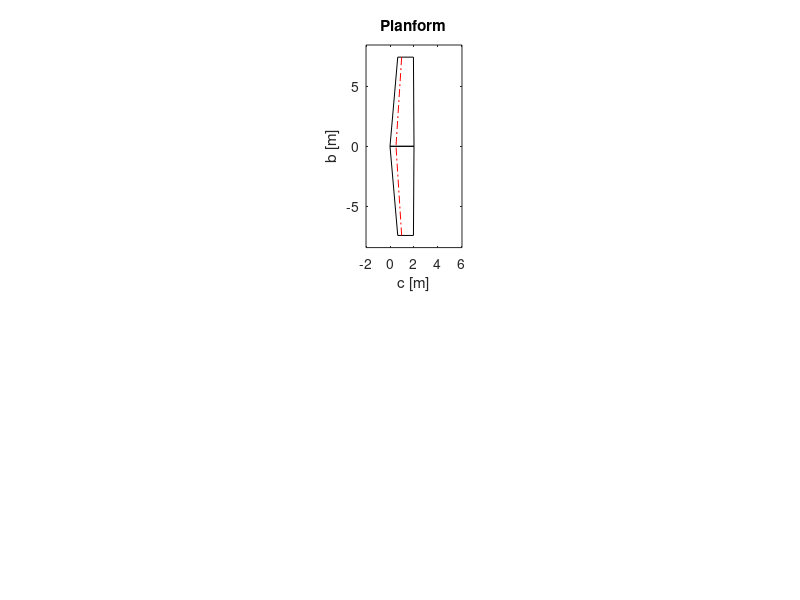

MATLAB code to generate this figure: (Note: this script raises an error after producing the figure.)
clear all
close all

% % % % % % % % % % % % % % % % % % % % % % % % % % % % % % % % % % % % % % % % % % % % % % 
%%%%%%%%%%%%%%%%%%%%%%%%%%%%%%%%%%%%%%%%%%%%%%%%%%%%%%%%%%%%%%%%%%%%%%%%%%%%%%%%%%%%%%%%%%%
% Experimental Wing Design                                                                %
%%%%%%%%%%%%%%%%%%%%%%%%%%%%%%%%%%%%%%%%%%%%%%%%%%%%%%%%%%%%%%%%%%%%%%%%%%%%%%%%%%%%%%%%%%%
% % % % % % % % % % % % % % % % % % % % % % % % % % % % % % % % % % % % % % % % % % % % % %
% Created by Jordan Nash                                                                  %
% % % % % % % % % % % % % % % % % % % % % % % % % % % % % % % % % % % % % % % % % % % % % %
%%%%%%%%%%%%%%%%%%%%%%%%%%%%%%%%%%%%%%%%%%%%%%%%%%%%%%%%%%%%%%%%%%%%%%%%%%%%%%%%%%%%%%%%%%%
% % % % % % % % % % % % % % % % % % % % % % % % % % % % % % % % % % % % % % % % % % % % % %
% This program is used to evaluate the infinite wing properties of the
% aircrafts wing by considering a user specified profile which is
% influenced by the thickness to chord ratio. It also evaluates the effect
% of flap deflection and determines the aircrafts finite wing properties.
% % % % % % % % % % % % % % % % % % % % % % % % % % % % % % % % % % % % % % % % % % % % % %
%
t_max = 0.12;
x_mc = 0.4;
y_mc = 0.02;
x_f = 0.8;
y_f = 0.005;
theta_deg = 15;
alpha_deg = 12; % Maximum of 14 deg AoA
%
Number_of_stations = 10;
lambda = 0.45;
c_r = 2;
AR = 9;
a_2d = 2*pi;
a_3d = (a_2d/(1+(a_2d/(pi*AR))));
b_span = 14.89;
CD_0 = 0.005;
epsilon_deg = -2;
gamma_add_deg = 2.3; % Additional Sweep
res = 0.01;
v_cruise = 160;
M_mto = 7292.09;
rho_cruise = 0.90926;
a_cruise = 328.6;
M_cruise = v_cruise/a_cruise;
%
% % % % % % % % % % % % % % % % % % % % % % % % % % % % % % % % % % % % % % % % % % % % % %

% Initialisation
theta = theta_deg*pi/180;
x_c_0 = 0:res:1;
alpha_geo = alpha_deg*pi/180;
S_wing = b_span^2/AR;
gamma_add = gamma_add_deg*pi/180;
epsilon = epsilon_deg*pi/180;
npts = 1;

% Planform
c_t = 2*(S_wing/b_span)-c_r;
subplot(2,3,2)
plot([0 c_r (b_span/2)*sin(gamma_add)+(c_r-c_t)/2+c_t (b_span/2)*sin(gamma_add)+(c_r-c_t)/2 0], [0 0 (b_span/2)-(b_span-b_span*cos(gamma_add)) (b_span/2)-(b_span-b_span*cos(gamma_add)) 0], 'k')
hold on
plot([0 c_r (b_span/2)*sin(gamma_add)+(c_r-c_t)/2+c_t (b_span/2)*sin(gamma_add)+(c_r-c_t)/2 0], [0 0 (-b_span/2)+(b_span-b_span*cos(gamma_add)) (-b_span/2)+(b_span-b_span*cos(gamma_add)) 0], 'k')
plot([((b_span/2)*sin(gamma_add)+(c_r-c_t)/2)+0.25*c_t 0.25*c_r],[(b_span/2)-(b_span-b_span*cos(gamma_add)) 0],'-.r')
plot([((b_span/2)*sin(gamma_add)+(c_r-c_t)/2)+0.25*c_t 0.25*c_r],[-((b_span/2)-(b_span-b_span*cos(gamma_add))) 0],'-.r')
% (Effective Sweep)
gamma = asin(((b_span/2)*sin(gamma_add)+((c_r-c_t)/2)-0.25*c_r+0.25*c_t)/(b_span/2));
gamma_deg = (180/pi)*gamma;
axis equal
axis([-c_r 3*c_r (-b_span/2)-1 (b_span/2)+1])
c_mac = 2*((((c_t/2)-(c_r/2))/(b_span/2))*(b_span/4) + (c_r/2));
title('Planform')
xlabel('c [m]')
ylabel('b [m]')
% (Leading Edge Sweep)
gamma_le = asin(((b_span/2)*sin(gamma_add)+((c_r-c_t)/2))/(b_span/2));
gamma_le_deg = (180/pi)*gamma_le;

% NACA Profile
for x = 0:res:1
    y_t(1,npts) = (t_max/2)*(2.980*(x^0.5)-1.320*(x)-3.286*(x^2)+2.441*(x^3)-0.815*(x^4));
    if x<x_mc
    y_c_0(1,npts) = y_mc*(2*((x)/(x_mc))-(((x)/(x_mc))^2));
    beta(1,npts) = atan(2*(y_mc/x_mc)*(1-(x/x_mc)));
    else
    y_c_0(1,npts) = y_mc*((2*((1-x)/(1-x_mc))-((1-x)/(1-x_mc))^2));
    beta(1,npts) = atan(-2*(y_mc/(1-x_mc))*(1-((1-x)/(1-x_mc))));
    end
    npts = npts+1;
end
npts = 1;
for x = 0:res:1
n = x;
r(1,npts) = sqrt((((y_c_0(1,npts)-y_f))^2)+((x-x_f)^2));
psi(1,npts) = atan((y_c_0(1,npts)-y_f)/(x-x_f));
    if x<x_f
    x_c(1,npts) = x_c_0(1,npts);
    y_c(1,npts) = y_c_0(1,npts);
    else
    x_c(1,npts) = x_f + r(1,npts)*cos(theta-psi(1,npts));
    y_c(1,npts) = y_f - r(1,npts)*sin(theta-psi(1,npts));
    end
x_u(1,npts) = x_c(1,npts) - y_t(1,npts)*sin(beta(1,npts));
y_u(1,npts) = y_c(1,npts) + y_t(1,npts)*cos(beta(1,npts));
x_l(1,npts) = x_c(1,npts) + y_t(1,npts)*sin(beta(1,npts));
y_l(1,npts) = y_c(1,npts) - y_t(1,npts)*cos(beta(1,npts));
npts = npts+1;
end

% Thin Airfoil Theory
for npts = 1:2
    if npts == 1
        theta_def = 0;
    else
        theta_def = theta;
    end
    syms x phi
    d_y_c1 = simplify(y_mc*((2*((1-x)/(1-x_mc))-((1-x)/(1-x_mc))^2)));
    d_y_c1 = diff(d_y_c1);
    d_y_c1 = subs(d_y_c1,x,(1/2)*(1-cos(phi)));
    d_y_c2 = tan((atan(-2*(y_mc/(1-x_mc))*(1-((1-x)/(1-x_mc)))))-theta_def);
    d_y_c2 = subs(d_y_c2,x,(1/2)*(1-cos(phi)));
    % (A0)
    syms x phi
    a0 = simplify(d_y_c1);
    a0 = double(int(a0, 0, acos(1-2*x_f)));
    a1 = simplify(d_y_c2);
    a1 = double(int(a1, acos(1-2*x_f), pi));
    A0 = alpha_geo - (1/pi)*(a0+a1);
    % (A1)
    syms x phi
    a0 = simplify(d_y_c1*cos(phi));
    a0 = double(int(a0, 0, acos(1-2*x_f)));
    a1 = simplify(d_y_c2*cos(phi));
    a1 = double(int(a1, acos(1-2*x_f), pi));
    A1 = (2/pi)*(a0+a1);
    % (A2)
    syms x phi
    a0 = simplify(d_y_c1*cos(2*phi));
    a0 = double(int(a0, 0, acos(1-2*x_f)));
    a1 = simplify(d_y_c2*cos(2*phi));
    a1 = double(int(a1, acos(1-2*x_f), pi));
    A2 = (2/pi)*(a0+a1);
    % (Cl)
    Cl(1,npts) = pi*(2*A0 + A1);
    % (CL)
    CL(1,npts) = Cl(1,npts)/(1+(Cl(1,npts)/(pi*AR)));
    % (Cm_le)
    Cm_le(1,npts) = -((Cl(1,npts)/4)+(pi/4)*(A1-A2));
    % (Cm_c4)
    Cm_c4(1,npts) = -(pi/4)*(A1-A2);
    % (x_cp)
    x_cp(1,npts) = (1/4)*(1+(pi/Cl(1,npts))*(A1-A2));
    % (Alpha_L0)
    syms x phi
    a0 = simplify(d_y_c1*(cos(phi)-1));
    a0 = double(int(a0, 0, acos(1-2*x_f)));
    a1 = simplify(d_y_c2*(cos(phi)-1));
    a1 = double(int(a1, acos(1-2*x_f), acos(1-2*1)));
    A_L0 = (2/pi)*(a0+a1);
    alpha_L0(1,npts) = (-1/pi)*A_L0;
    alpha_L0_deg(1,npts) = alpha_L0(1,npts)*180/pi;
end

% Airfoil Plot
subplot(2,3,1)
plot(x_c,y_c)
hold on
plot(x_u,y_u)
plot(x_l,y_l)
axis equal 
title('Airfoil Profile - Flap Model')
xlabel('c [%]')
ylabel('$\frac{t}{c}$ [\%]','Interpreter','latex')

% Angle of Incidence
Cl_cruise = 2*M_mto*9.81/(rho_cruise*(v_cruise^2)*S_wing);
alpha_inc_root = Cl_cruise/((2*pi)/(1+(2*pi)/(pi*AR))) + alpha_L0(1,1) - 0.4*epsilon_deg*(pi/180);
alpha_inc_root_deg = alpha_inc_root*(180/pi);
alpha_inc_tip = alpha_inc_root + epsilon_deg*pi/180;
alpha_inc_tip_deg = alpha_inc_tip*180/pi;


% Evaluating Resolution
arr_size = 0:res:1;

% Determining Angle 
for station = 1:Number_of_stations
    upsilon(station, 1) = ((pi/2)/Number_of_stations)*station;
end

% Calculating the trig functions
odd = 1;
for column = 1:Number_of_stations
    for row = 1:Number_of_stations
    sin_functions(row, column) = sin(odd*upsilon(row, 1));
    end
    odd = odd+2;
end

for row = 1:Number_of_stations
    cos_functions(row, 1) = cos(upsilon(row, 1));
end
for row = 1:Number_of_stations
mu(row, 1) = ((a_2d)/(2*AR*(1+lambda))*(1+(lambda-1)*cos_functions(row, 1)));
end

% Evaluating RHS 
odd = 1;
for column = 1:Number_of_stations
    for row = 1:Number_of_stations
        A(row, column) = sin_functions(row, column)*(odd*mu(row, 1)+sin_functions(row, 1));
    end
    odd = odd+2;
end

% Evaluating LHS 
for ver = 1:4
    for row = 1:Number_of_stations
        epsilon(row,1) = (epsilon_deg*pi/180)*(row/Number_of_stations);
        if ver == 1
        B(row, 1) = mu(row, 1)*(alpha_geo-alpha_L0(1,1)-epsilon(row,1)-(((alpha_inc_tip-alpha_inc_root)/(Number_of_stations-1))*row+alpha_inc_root-((alpha_inc_tip-alpha_inc_root)/(Number_of_stations-1))))*sin_functions(row, 1);
        end
        if ver == 2
        B(row, 1) = mu(row, 1)*(alpha_geo-alpha_L0(1,2)-epsilon(row,1)-(((alpha_inc_tip-alpha_inc_root)/(Number_of_stations-1))*row+alpha_inc_root-((alpha_inc_tip-alpha_inc_root)/(Number_of_stations-1))))*sin_functions(row, 1);
        end
        if ver == 3
        B(row, 1) = mu(row, 1)*(alpha_geo-alpha_L0(1,1))*sin_functions(row, 1);
        end
        if ver == 4
        B(row, 1) = mu(row, 1)*(alpha_geo-alpha_L0(1,2))*sin_functions(row, 1);
        end
    end
    
    % Inverting the matrix 
    X = A\B;
    
    % Determining CL 
    CL_lifting_line = X(1,1)*pi*AR;
    
    % Wing Loading 
    column = 1;
    odd = 1;
    for row = 1:Number_of_stations
        for spanwise = -1:res:0
            Cl_normal(row,column) = X(row, 1)*sin(odd*acos(spanwise));
            Chord_percentage(ver, column) = -(lambda-1)*(spanwise)+1;
            column = column + 1;
        end
        column = 1;
        odd = odd + 2;
    end
    
    for column = 1:length(arr_size)
        for row = 1:Number_of_stations
            if row == 1  
                Cl_normal_column_add(ver, column) = Cl_normal(row, column);
            else
                Cl_normal_column_add(ver, column) = Cl_normal_column_add(ver, column) + Cl_normal(row, column);
            end
        end
    end
        
    for column = 1:length(arr_size)
            Cl_normal_plot(ver,column) = ((2*(1+lambda)/(pi*X(1,1)))*(1/Chord_percentage(ver,column)))*(Cl_normal_column_add(ver,column));
    end
    
    for row = 1:Number_of_stations
        for column = 1:length(arr_size)
                Cl_normal_plot_comp(row,column) = ((2*(1+lambda)/(pi*X(1,1)))*(1/Chord_percentage(ver,column)))*(Cl_normal(row,column));
        end
    end 
end
y = 0;
for npts = 1:length(arr_size)
Cl_sweep_twist_plot(1,npts) = Cl_normal_plot(1,npts) - (1-(2*y/(0.5*b_span)))*(2*(1-cos(gamma))); % No Flap + Twist + Sweep
Cl_sweep_twist_plot(2,npts) = Cl_normal_plot(2,npts) - (1-(2*y/(0.5*b_span)))*(2*(1-cos(gamma))); % Flap + Twist + Sweep
Cl_sweep_twist_plot(3,npts) = Cl_normal_plot(3,npts) - (1-(2*y/(0.5*b_span)))*(2*(1-cos(gamma))) ; % No Flap + Sweep
Cl_sweep_twist_plot(4,npts) = Cl_normal_plot(4,npts) - (1-(2*y/(0.5*b_span)))*(2*(1-cos(gamma))); % Flap + Sweep
Cl_sweep_twist_plot(5,npts) = Cl_normal_plot(1,npts); % No Flap + Twist
Cl_sweep_twist_plot(6,npts) = Cl_normal_plot(2,npts); % Flap + Twist
Cl_sweep_twist_plot(7,npts) = Cl_normal_plot(3,npts); % No Flap
Cl_sweep_twist_plot(8,npts) = Cl_normal_plot(4,npts); % Flap

Cl_3D(1,npts) = Cl_sweep_twist_plot(1,npts)*CL(1,1); % No Flap + Twist + Sweep
Cl_3D(2,npts) = Cl_sweep_twist_plot(2,npts)*CL(1,2); % Flap + Twist + Sweep
Cl_3D(3,npts) = Cl_sweep_twist_plot(3,npts)*CL(1,1); % No Flap + Sweep
Cl_3D(4,npts) = Cl_sweep_twist_plot(4,npts)*CL(1,2); % Flap + Sweep
Cl_3D(5,npts) = Cl_sweep_twist_plot(5,npts)*CL(1,1); % No Flap + Twist
Cl_3D(6,npts) = Cl_sweep_twist_plot(6,npts)*CL(1,2); % Flap + Twist
Cl_3D(7,npts) = Cl_sweep_twist_plot(7,npts)*CL(1,1); % No Flap
Cl_3D(8,npts) = Cl_sweep_twist_plot(8,npts)*CL(1,2); % Flap
y = y + res;
end
spanwise = [-1:res:0];
subplot(2,3,3)
plot(spanwise, Cl_sweep_twist_plot(1,:), 'k')
hold on
plot(spanwise, Cl_sweep_twist_plot(3,:), '-.g')
plot(spanwise, Cl_sweep_twist_plot(5,:), '-.b')
plot(spanwise, Cl_sweep_twist_plot(7,:), '-.r')

plot(-spanwise, Cl_sweep_twist_plot(1,:), 'k')
plot(-spanwise, Cl_sweep_twist_plot(3,:), '-.g')
plot(-spanwise, Cl_sweep_twist_plot(5,:), '-.b')
plot(-spanwise, Cl_sweep_twist_plot(7,:), '-.r')

% plot(spanwise, Cl_normal_plot_comp)
% plot(-spanwise, Cl_normal_plot_comp)
legend('No Flap + Twist + Sweep','No Flap + Sweep','No Flap + Twist', 'No Flap','Interpreter','latex')
title('Monoplane Wing Loading')
xlabel('$\frac{y}{(\frac{b}{2})}$ [\%]','Interpreter','latex')
ylabel('$\frac{C_{l}}{C_{L}}$','Interpreter','latex')
axis([-1.2 1.2 0 2])

% CL vs Span
max_Cl_no_flap = max(Cl_3D(1,:));
max_Cl_flap = max(Cl_3D(2,:));
spanwise = [-1:res:0];
subplot(2,3,4)
plot(spanwise, Cl_3D(1,:), 'k') % No Flap + Twist + Sweep
hold on
plot(spanwise, Cl_3D(2,:), '-.k') % Flap + Twist + Sweep
plot(spanwise, Cl_3D(3,:), 'g') % No Flap + Sweep
plot(spanwise, Cl_3D(4,:), '-.g') % Flap + Sweep
plot(spanwise, Cl_3D(5,:), 'b') % No Flap + Twist
plot(spanwise, Cl_3D(6,:), '-.b') % Flap + Twist
plot(spanwise, Cl_3D(7,:), 'r') % No Flap
plot(spanwise, Cl_3D(8,:), '-.r') % Flap

xline(-1+find(Cl_3D(1,:)==max_Cl_no_flap)*res,'m')
xline(-1+find(Cl_3D(2,:)==max_Cl_flap)*res,'-.m')
xline(1-find(Cl_3D(1,:)==max_Cl_no_flap)*res,'m')
xline(1-find(Cl_3D(2,:)==max_Cl_flap)*res,'-.m')

plot(-spanwise, Cl_3D(1,:), 'k') % No Flap + Twist + Sweep
plot(-spanwise, Cl_3D(2,:), '-.k') % Flap + Twist + Sweep
plot(-spanwise, Cl_3D(3,:), 'g') % No Flap + Sweep
plot(-spanwise, Cl_3D(4,:), '-.g') % Flap + Sweep
plot(-spanwise, Cl_3D(5,:), 'b') % No Flap + Twist
plot(-spanwise, Cl_3D(6,:), '-.b') % Flap + Twist
plot(-spanwise, Cl_3D(7,:), 'r') % No Flap
plot(-spanwise, Cl_3D(8,:), '-.r') % Flap

legend('No Flap + Twist + Sweep','Flap + Twist + Sweep', 'No Flap + Sweep','Flap + Sweep', 'No Flap + Twist', 'Flap + Twist', 'No Flap', 'Flap','Stall Point - No Flap', 'Stall Point - Flap', 'Interpreter','latex')
title('C_{L} vs Span')
xlabel('$\frac{y}{(\frac{b}{2})}$ [\%]','Interpreter','latex')
ylabel('C_{l} [#]')
axis([-1.2 1.2 0 3])

% Span Efficiency
delta = 0;
for npts = length(X)
delta = delta + npts*(X(npts,1)/X(1,1))^2;
end
e = (1+delta)^-1;

% Induced Drag
CD_i = (CL_lifting_line^2)/(pi*e*AR);

% Total Drag
CD = CD_0 + CD_i;